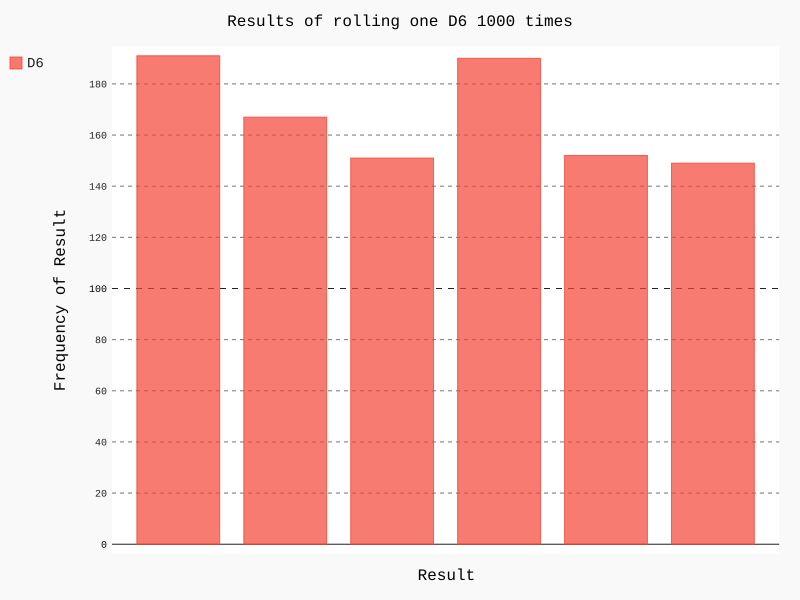

Here is the Python script that generated this plot:
from die import Die
import pygal

die = Die()

# 掷几次骰子，并将结果存储在一个列表中
results = []
for roll_num in range(1000):
    result = die.roll()
    results.append(result)

# 分析结果
frequncies = []

for value in range(1,die.num_sides+1):
    frequncy = results.count(value)
    frequncies.append(frequncy)

# 对结果进行可视化
hist = pygal.Bar()
hist.title = "Results of rolling one D6 1000 times"
hist.x_title = "Result"
hist.y_title = "Frequency of Result"
hist.add('D6',frequncies)
hist.render_to_file("die_visual.svg")

# print(frequncies)
